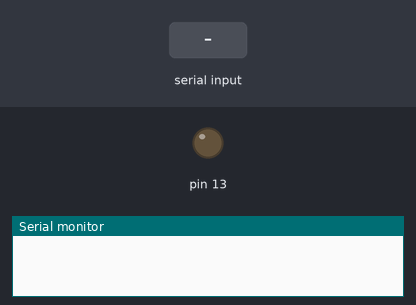
This sketch was run on a simulated Arduino Uno, built with avr-gcc and run on an emulated ATmega328P. Shown: output pins drawn as LEDs (lit = HIGH), the last lines printed to the serial monitor. The inputs (shaded band) are chosen by the test bench.

Above: at 1.2 s.
1.3 s: "{" received over Serial
At 1.6 s:
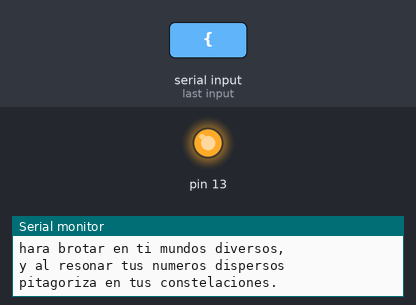
Timing chart, 0 to 4.3 s (numbered marks = the images above; inputs shaded):
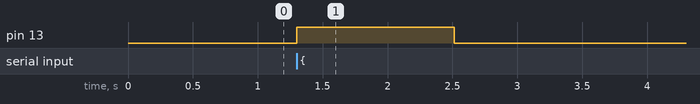

The sketch:

sync.ino
```cpp
// the setup function runs once when you press reset or power the board
void setup() {
  Serial.begin(9600);
  pinMode(13, OUTPUT);
  digitalWrite(13, LOW);
}
//char msg[]="00101000001100010010100100110010";
char msg[] = "Ama tu ritmo y ritma tus acciones\nbajo su ley, asi como tus versos;\neres un universo de universos\ny tu alma una fuente de canciones.\nLa celeste unidad que presupones\nhara brotar en ti mundos diversos,\ny al resonar tus numeros dispersos\npitagoriza en tus constelaciones.\n";
// the loop function runs over and over again forever
void loop()
{
  if(Serial.available()>0)
  {
    char ByteLlegando = Serial.read();
    if(ByteLlegando == '{')
    {
      digitalWrite(13, HIGH);
      Serial.print(msg); // wait for a second
      delay(1000);
      //Serial.print("}");
      digitalWrite(13, LOW);
    }
  }
}
```

Measured:
- after the input at 1.3 s, pin 13: LOW → HIGH at once, → LOW 1.2 s later
